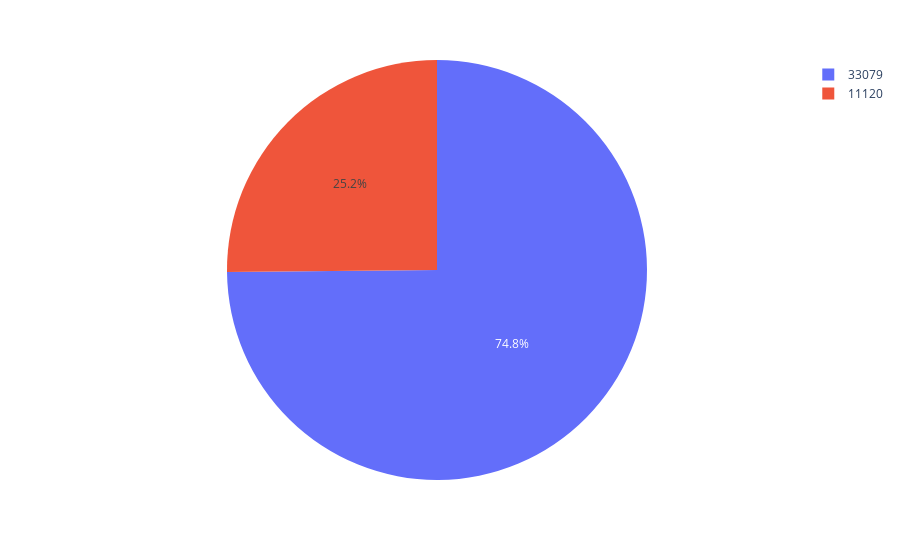

The cell this chart's notebook holds for it:
### Code cell
### convert entire stats into percentage
px.pie(values=[11120,33079],names=[rh_cancelations,ch_cancelations])

### Figure 1 — Plotly figure (JSON) as saved in the notebook; plotly's stock layout.template omitted (floating-point values rounded to 4 significant figures)
{"data": [{"domain": {"x": [0, 1], "y": [0, 1]}, "hovertemplate": "label=%{label}<br>value=%{value}<extra></extra>", "labels": [11120, 33079], "legendgroup": "", "name": "", "showlegend": true, "type": "pie", "values": [11120, 33079]}], "layout": {"legend": {"tracegroupgap": 0}, "margin": {"t": 60}}}
